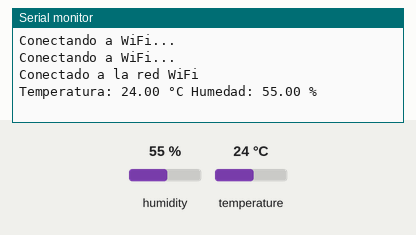
Recording of a sketch running on a simulated ESP32. Shown: the last lines printed to the serial monitor. Inputs (shaded band) come from the test bench; at power-on: humidity 55 %, temperature 24 °C. WiFi joins after 1.5 s; servers stay silent unless stated.

Above: at 3.2 s.
3.3 s: humidity set to 22 %
At 4.6 s:
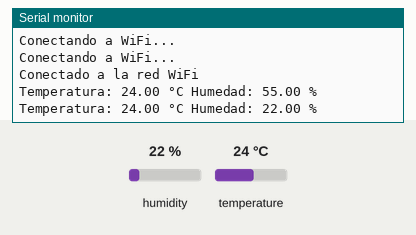
4.8 s: temperature set to 12 °C
At 6.2 s:
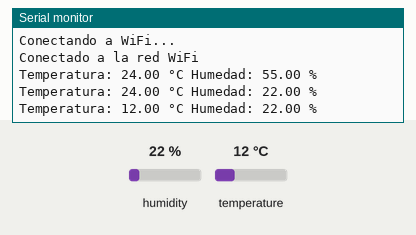
6.3 s: humidity set to 40 %
At 9.4 s:
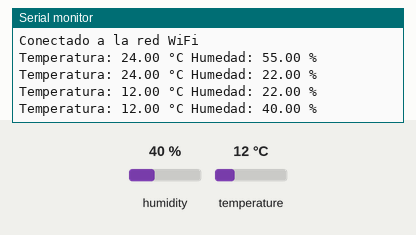
Timing chart, 0 to 10.9 s (numbered marks = the images above; inputs shaded):
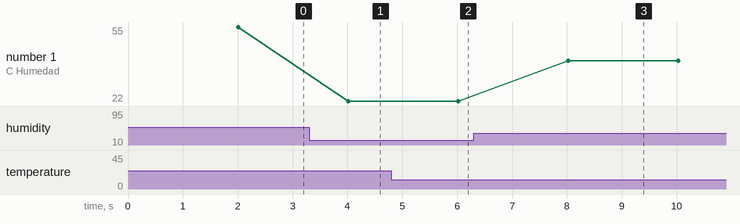

The sketch:

DHT22-async-local-website.ino
```cpp
#include <WiFi.h>
#include <ESPAsyncWebServer.h>
#include <DHT.h>

// Configuración del sensor DHT
#define DHTPIN 15         // Pin al que está conectado el DHT
#define DHTTYPE DHT22    // Cambia a DHT11 si estás usando ese modelo
DHT dht(DHTPIN, DHTTYPE);

// Configuración de la red WiFi
const char* ssid = "BananaSplit";
const char* password = "hola1234";

// Configuración del servidor web
AsyncWebServer server(80);

// Variables para almacenar los valores de temperatura y humedad
float temperature;
float humidity;

// Página web que se mostrará
const char index_html[] PROGMEM = R"rawliteral(
<!DOCTYPE html>
<html>
<head>
  <meta charset="utf-8">
  <meta name="viewport" content="width=device-width, initial-scale=1">
  <style>
    body { font-family: Arial, sans-serif; background-color: #f0f0f0; text-align: center; margin: 0; padding: 0; }
    h1 { color: #333; }
    .container { padding: 20px; margin-top: 50px; }
    .card { background-color: #fff; box-shadow: 0 4px 8px rgba(0, 0, 0, 0.1); padding: 20px; border-radius: 8px; display: inline-block; }
    .label { font-size: 1.5em; color: #555; }
    .value { font-size: 2.5em; color: #007BFF; }
  </style>
</head>
<body>
  <div class="container">
    <div class="card">
      <h1>Sensor DHT22</h1>
      <p class="label">Temperatura:</p>
      <p class="value" id="temperature">%TEMPERATURE%°C</p>
      <p class="label">Humedad:</p>
      <p class="value" id="humidity">%HUMIDITY%%</p>
    </div>
  </div>
  <script>
    setInterval(function() {
      fetch('/data').then(function(response) {
        return response.json();
      }).then(function(data) {
        document.getElementById("temperature").innerHTML = data.temperature + "°C";
        document.getElementById("humidity").innerHTML = data.humidity + "%";
      });
    }, 5000); // Actualiza cada 5 segundos
  </script>
</body>
</html>
)rawliteral";

// Función para reemplazar los marcadores en el HTML
String processor(const String& var) {
  if (var == "TEMPERATURE") {
    return String(temperature);
  } else if (var == "HUMIDITY") {
    return String(humidity);
  }
  return String();
}

void setup() {
  // Inicia la conexión serial y el sensor DHT
  Serial.begin(115200);
  dht.begin();

  // Conexión a la red WiFi
  WiFi.begin(ssid, password);
  while (WiFi.status() != WL_CONNECTED) {
    delay(1000);
    Serial.println("Conectando a WiFi...");
  }
  Serial.println("Conectado a la red WiFi");

  // Configura el servidor web
  server.on("/", HTTP_GET, [](AsyncWebServerRequest *request){
    request->send_P(200, "text/html", index_html, processor);
  });

  // Endpoint para enviar los datos en formato JSON
  server.on("/data", HTTP_GET, [](AsyncWebServerRequest *request){
    String json = "{\"temperature\":" + String(temperature) + ",\"humidity\":" + String(humidity) + "}";
    request->send(200, "application/json", json);
  });

  // Inicia el servidor
  server.begin();
}

void loop() {
  // Lee los valores del sensor DHT
  humidity = dht.readHumidity();
  temperature = dht.readTemperature();

  // Verifica si la lectura fue exitosa
  if (isnan(humidity) || isnan(temperature)) {
    Serial.println("Error al leer el sensor DHT!");
    return;
  }

  // Imprime los valores en la consola para depuración
  Serial.print("Temperatura: ");
  Serial.print(temperature);
  Serial.print(" °C ");
  Serial.print("Humedad: ");
  Serial.print(humidity);
  Serial.println(" %");

  // Espera antes de hacer una nueva lectura
  delay(2000);
}
```

Measured:
- after the input at 3.3 s, the serial monitor: prints a new line after 0.71 s (image 1)
- after the input at 4.8 s, the serial monitor: prints a new line after 1.2 s (image 2)
- after the input at 6.3 s, the serial monitor: prints a new line after 1.7 s (image 3)
- plotted number 1: 55 → 22 after the input at 3.3 s, 22 → 40 after the input at 6.3 s
